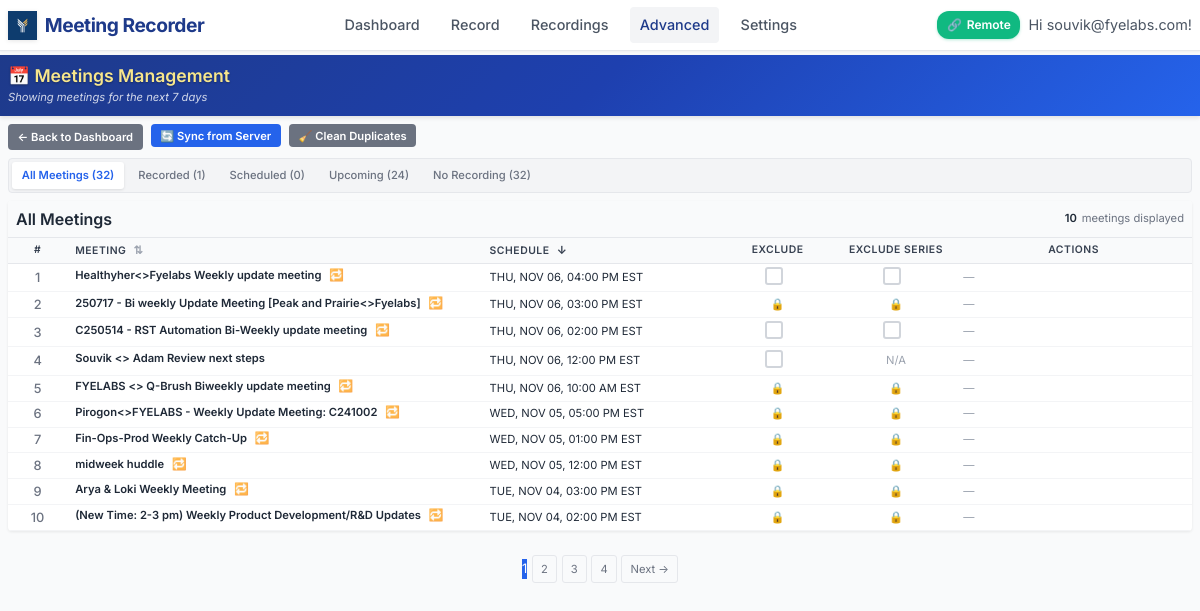
Screenshot of /admin/meetings (signed in) with the database file from the repository.
### models.py (models this page shows, shortened)
class User(UserMixin, db.Model):
    id = db.Column(db.Integer, primary_key=True)
    username = db.Column(db.String(80), unique=True, nullable=False)
    email = db.Column(db.String(120), unique=True, nullable=False)
    password_hash = db.Column(db.String(128))
    created_at = db.Column(db.DateTime, default=datetime.utcnow)
    is_active = db.Column(db.Boolean, default=True)
    default_monitor = db.Column(db.String(200))  # Default monitor for recordings
    auto_delete_days = db.Column(db.Integer, default=30)  # Auto-delete recordings after N days
    recordings = db.relationship('Recording', backref='user', lazy=True)
    meetings = db.relationship('Meeting', backref='user', lazy=True)

class Meeting(db.Model):
    id = db.Column(db.Integer, primary_key=True)
    calendar_event_id = db.Column(db.String(255))  # Original calendar event ID
    subject = db.Column(db.String(500), nullable=False)
    description = db.Column(db.Text)
    location = db.Column(db.String(500))
    web_link = db.Column(db.String(1000))  # Teams meeting link
    start_time = db.Column(db.DateTime, nullable=False)
    end_time = db.Column(db.DateTime, nullable=False)
    duration_minutes = db.Column(db.Integer)
    is_all_day = db.Column(db.Boolean, default=False)
    organizer = db.Column(db.String(255))
    required_attendees = db.Column(db.Text)  # JSON list of email addresses
    optional_attendees = db.Column(db.Text)  # JSON list of email addresses
    attendee_count = db.Column(db.Integer, default=0)
    meeting_type = db.Column(db.String(50), default='teams')  # teams, phone, in-person, other
    is_teams_meeting = db.Column(db.Boolean, default=False)
    is_recurring = db.Column(db.Boolean, default=False)
    recording_status = db.Column(db.String(50), default='none')  # none, scheduled, recorded_local, recorded_synced, excluded
    recording_id = db.Column(db.Integer, db.ForeignKey('recording.id'), nullable=True)  # One-to-one relationship
    recording = db.relationship('Recording', backref=db.backref('meeting', uselist=False), uselist=False)  # One meeting can have 0 or 1 recording
    discovered_at = db.Column(db.DateTime, default=datetime.utcnow)
    last_updated = db.Column(db.DateTime, default=datetime.utcnow, onupdate=datetime.utcnow)
    user_id = db.Column(db.Integer, db.ForeignKey('user.id'), nullable=False)
    is_excluded = db.Column(db.Boolean, default=False)  # User manually excluded from recording
    auto_record = db.Column(db.Boolean, default=True)  # Should this meeting be auto-recorded
    user_excluded = db.Column(db.Boolean, default=False)  # User manually excluded this specific meeting
    exclude_all_series = db.Column(db.Boolean, default=False)  # Exclude all meetings in this recurring series
    series_id = db.Column(db.String(255))  # Recurring series identifier for grouping related meetings

### app.py (the view)
@app.route('/admin/meetings')
@login_required
def admin_meetings():
    try:
        page = request.args.get('page', 1, type=int)
        per_page = 10
        filter_status = request.args.get('filter', 'all')
        sort_by = request.args.get('sort', 'date')  # 'date' or 'subject'
        sort_order = request.args.get('order', 'desc')  # 'asc' or 'desc'
        total_meetings = Meeting.query.count()
        recorded_meetings = Meeting.query.filter(Meeting.recording_status.in_(['recorded_synced', 'recorded_local'])).count()
        scheduled_meetings = Meeting.query.filter_by(recording_status='scheduled').count()
        upcoming_meetings = Meeting.query.filter(Meeting.start_time > datetime.utcnow()).count()
        no_recording_meetings = Meeting.query.filter(Meeting.recording_id.is_(None)).count()
        total_attendees = db.session.query(db.func.sum(Meeting.attendee_count)).scalar() or 0
        query = Meeting.query
        if filter_status == 'recorded':
            query = query.filter(Meeting.recording_status.in_(['recorded_synced', 'recorded_local']))
        elif filter_status == 'scheduled':
            query = query.filter_by(recording_status='scheduled')
        elif filter_status == 'upcoming':
            query = query.filter(Meeting.start_time > datetime.utcnow())
        elif filter_status == 'orphaned':
            query = query.filter(Meeting.recording_id.is_(None))
        if sort_by == 'subject':
            if sort_order == 'asc':
                query = query.order_by(Meeting.subject.asc())
            else:
                query = query.order_by(Meeting.subject.desc())
        else:  # Default to date sorting
            if sort_order == 'asc':
                query = query.order_by(Meeting.start_time.asc())
            else:
                query = query.order_by(Meeting.start_time.desc())
        meetings_paginated = query.paginate(
            page=page, per_page=per_page, error_out=False
        )
        stats = {
            'total_meetings': total_meetings,
            'recorded_meetings': recorded_meetings,
            'scheduled_meetings': scheduled_meetings,
            'upcoming_meetings': upcoming_meetings,
            'no_recording_meetings': no_recording_meetings,
            'total_attendees': total_attendees
        }
        active_recording_meeting = None
        if recording_state.get('active') and recording_state.get('meeting_id'):
            active_recording_meeting = Meeting.query.get(recording_state['meeting_id'])
        return render_template('admin/meetings.html',
                             meetings=meetings_paginated.items,
                             pagination=meetings_paginated,
                             stats=stats,
                             filter_status=filter_status,
                             active_recording_meeting=active_recording_meeting,
                             sort_by=sort_by,
                             sort_order=sort_order)
    except Exception as e:
        logger.error(f"❌ Admin meetings error: {str(e)}")
        flash(f"Error loading meetings: {str(e)}", "error")
        return redirect(url_for('admin_dashboard'))

### app.py (called while the page is built)
@app.template_filter('format_eastern_local')
def format_eastern_local_filter(local_dt, format_str='%a, %b %d, %I:%M %p EST'):
    if local_dt:
        formatted = local_dt.strftime(format_str).upper()
        return formatted
    return 'N/A'

@app.context_processor
def utility_processor():
    active_recording = None
    if current_user.is_authenticated:
        from dual_stream import DualModeStreamer
        global recording_state
        if recording_state.get('active', False):
            recent_recording = Recording.query.filter_by(user_id=current_user.id).order_by(Recording.created_at.desc()).first()
            if recent_recording and recent_recording.status != 'completed':
                active_recording = recent_recording
    return dict(
        format_file_size=format_file_size,
        format_duration=format_duration,
        active_recording=active_recording,
        is_remote_recording_enabled=is_remote_recording_enabled
    )

@login_manager.user_loader
def load_user(user_id):
    return db.session.get(User, int(user_id))  # Fix SQLAlchemy deprecation

### templates/admin/meetings.html (shortened to what this page needs)
{% extends "base.html" %}
{% block content %}
<div class="admin-header">
    <div class="admin-header-content">
        <h1 class="admin-title">📅 Meetings Management</h1>
        <p class="admin-subtitle">Showing meetings for the next 7 days</p>
    </div>
</div>
<div class="action-buttons">
    <a href="{{ url_for('admin_dashboard') }}" class="btn btn-secondary">← Back to Dashboard</a>
    <form method="POST" action="{{ url_for('admin_sync_calendar') }}" style="display: inline;">
        <button type="submit" class="btn btn-primary">🔄 Sync from Server</button>
    </form>
    <form method="POST" action="{{ url_for('admin_cleanup_duplicates') }}" style="display: inline;" onsubmit="return confirm('This will remove duplicate meetings from the database. Continue?')">
        <button type="submit" class="btn btn-secondary">🧹 Clean Duplicates</button>
    </form>
</div>
<div class="filter-tabs">
    <a href="{{ url_for('admin_meetings', sort=sort_by, order=sort_order) }}" class="filter-tab {{ 'active' if filter_status == 'all' else '' }}">
        All Meetings ({{ stats.total_meetings }})
    </a>
    <a href="{{ url_for('admin_meetings', filter='recorded', sort=sort_by, order=sort_order) }}" class="filter-tab {{ 'active' if filter_status == 'recorded' else '' }}">
        Recorded ({{ stats.recorded_meetings }})
    </a>
    <a href="{{ url_for('admin_meetings', filter='scheduled', sort=sort_by, order=sort_order) }}" class="filter-tab {{ 'active' if filter_status == 'scheduled' else '' }}">
        Scheduled ({{ stats.scheduled_meetings }})
    </a>
    <a href="{{ url_for('admin_meetings', filter='upcoming', sort=sort_by, order=sort_order) }}" class="filter-tab {{ 'active' if filter_status == 'upcoming' else '' }}">
        Upcoming ({{ stats.upcoming_meetings }})
    </a>
    <a href="{{ url_for('admin_meetings', filter='orphaned', sort=sort_by, order=sort_order) }}" class="filter-tab {{ 'active' if filter_status == 'orphaned' else '' }}">
        No Recording ({{ stats.no_recording_meetings }})
    </a>
</div>
<div class="meetings-container" id="list-view">
    <div class="meetings-header">
        <h2 style="margin: 0; font-size: 1rem; color: #1f2937;">
            {% if filter_status == 'all' %}All Meetings
            {% elif filter_status == 'recorded' %}Recorded Meetings
            {% elif filter_status == 'scheduled' %}Scheduled Meetings
            {% elif filter_status == 'upcoming' %}Upcoming Meetings
            {% elif filter_status == 'orphaned' %}Meetings Without Recordings
            {% endif %}
        </h2>
        <div class="meetings-stats">
            <div class="stat-item">
                <span class="stat-number">{{ meetings|length }}</span>
                <span>meetings displayed</span>
            </div>
        </div>
    </div>
    {% if meetings %}
    <table class="meetings-table">
        <thead>
            <tr>
                <th>#</th>
                <th class="sortable" onclick="sortTable('subject')">
                    Meeting <span class="sort-arrow" id="sort-arrow-subject">⇅</span>
                </th>
                <th class="sortable" onclick="sortTable('date')">
                    Schedule <span class="sort-arrow" id="sort-arrow-date">⇅</span>
                </th>
                <th>Exclude</th>
                <th>Exclude Series</th>
                <th>Actions</th>
            </tr>
        </thead>
        <tbody>
            {% for meeting in meetings %}
            <tr data-meeting-subject="{{ meeting.subject }}" data-meeting-date="{{ meeting.start_time.isoformat() }}">
                <td>
                    {{ loop.index }}
                </td>
                <td>
                    <a href="{{ url_for('admin_meeting_detail', meeting_id=meeting.id) }}" class="meeting-title">
                        {{ meeting.subject }}
                        {% if meeting.is_recurring %}
                        <span class="recurring-badge" title="Recurring Meeting">🔁</span>
                        {% endif %}
                    </a>
                </td>
                <td>
                    <div style="color: #1f2937;">
                        {{ meeting.start_time | format_eastern_local }}
                    </div>
                </td>
                <td>
                    {% if meeting.organizer and current_user.email and meeting.organizer.lower() == current_user.email.lower() %}
                    <label class="checkbox-container" title="Exclude this specific meeting from recording (Only organizer can exclude)">
                        <span class="checkmark"></span>
                    </label>
                    {% else %}
                    <span style="color: #9ca3af; font-size: 0.7rem;" title="Only the meeting organizer can exclude meetings">🔒</span>
                    {% endif %}
                </td>
                <td>
                    {% if meeting.is_recurring %}
                        {% if meeting.organizer and current_user.email and meeting.organizer.lower() == current_user.email.lower() %}
                        <label class="checkbox-container" title="Exclude all meetings in this recurring series (Only organizer can exclude)">
                            <span class="checkmark"></span>
                        </label>
                        {% else %}
                        <span style="color: #9ca3af; font-size: 0.7rem;" title="Only the meeting organizer can exclude series">🔒</span>
                        {% endif %}
                    {% else %}
                    <span style="color: #9ca3af;">N/A</span>
                    {% endif %}
                </td>
                <td>
                    <div class="action-buttons-group">
                        {% if meeting.recording_status == 'recording' %}
                        <div class="inline-recording-indicator">
                            <span class="inline-recording-pulse"></span>
                            <span class="inline-recording-text">RECORDING</span>
                        </div>
                        {% elif meeting.recording %}
                        <span style="color: #10b981; font-size: 0.7rem; font-weight: 600;">✓ Recorded</span>
                        {% else %}
                        <span style="color: #9ca3af; font-size: 0.7rem;">—</span>
                        {% endif %}
                    </div>
                </td>
            </tr>
            {% endfor %}
        </tbody>
    </table>
    {% endif %}
</div>
{% if pagination %}
<div class="pagination">
    {% for page_num in pagination.iter_pages() %}
        {% if page_num %}
            {% if page_num != pagination.page %}
                <a href="{{ url_for('admin_meetings', page=page_num, filter=filter_status, sort=sort_by, order=sort_order) }}">{{ page_num }}</a>
            {% else %}
                <span class="current">{{ page_num }}</span>
            {% endif %}
        {% else %}
            <span>…</span>
        {% endif %}
    {% endfor %}
    {% if pagination.has_next %}
        <a href="{{ url_for('admin_meetings', page=pagination.next_num, filter=filter_status, sort=sort_by, order=sort_order) }}">Next →</a>
    {% endif %}
</div>
{% endif %}
{% endblock %}

### templates/base.html (shortened to what this page needs)
<!DOCTYPE html>
<html lang="en">
<head>
</head>
<body>
    <header class="header">
        <div class="header-content">
            <a href="{{ url_for('dashboard') }}" class="logo">
                <img src="{{ url_for('static', filename='image.png') }}" alt="FYE Labs" class="logo-image">
                <span class="logo-text">Meeting Recorder</span>
            </a>
            <nav class="nav-menu">
                <a href="{{ url_for('dashboard') }}" class="nav-link {% if request.endpoint == 'dashboard' %}active{% endif %}">Dashboard</a>
                <a href="{{ url_for('record') }}" class="nav-link {% if request.endpoint == 'record' %}active{% endif %}">Record</a>
                <a href="{{ url_for('recordings') }}" class="nav-link {% if request.endpoint == 'recordings' %}active{% endif %}">Recordings</a>
                <a href="{{ url_for('admin_dashboard') }}" class="nav-link {% if request.endpoint.startswith('admin_') %}active{% endif %}">Advanced</a>
                <a href="{{ url_for('settings') }}" class="nav-link {% if request.endpoint == 'settings' %}active{% endif %}">Settings</a>
            </nav>
            <div class="user-menu">
                <div class="remote-status-indicator" id="remoteStatusIndicator">
                    <span id="remoteStatusIcon">🔗</span>
                    <span id="remoteStatusText">Remote</span>
                </div>
                <span class="user-info">Hi {{ current_user.username }}!</span>
            </div>
        </div>
    </header>
    <main class="container">
        {% block content %}{% endblock %}
    </main>
</body>
</html>

### rows the page displays
User: username "souvik@fyelabs.com"
Meeting: subject "Healthyher<>Fyelabs Weekly update meeting", start_time "THU, NOV 06, 04:00 PM EST"
Meeting: subject "250717 - Bi weekly Update Meeting [Peak and Prairie<>Fyelabs]", start_time "THU, NOV 06, 03:00 PM EST"
Meeting: subject "C250514 - RST Automation Bi-Weekly update meeting", start_time "THU, NOV 06, 02:00 PM EST"
Meeting: subject "Souvik <> Adam Review next steps", start_time "THU, NOV 06, 12:00 PM EST", is_recurring "N/A"
Meeting: subject "FYELABS <> Q-Brush Biweekly update meeting", start_time "THU, NOV 06, 10:00 AM EST"
Meeting: subject "Pirogon<>FYELABS - Weekly Update Meeting: C241002", start_time "WED, NOV 05, 05:00 PM EST"
Meeting: subject "Fin-Ops-Prod Weekly Catch-Up", start_time "WED, NOV 05, 01:00 PM EST"
Meeting: subject "midweek huddle", start_time "WED, NOV 05, 12:00 PM EST"
Meeting: subject "Arya & Loki Weekly Meeting", start_time "TUE, NOV 04, 03:00 PM EST"
Meeting: subject "(New Time: 2-3 pm) Weekly Product Development/R&D Updates", start_time "TUE, NOV 04, 02:00 PM EST"

### other values shown
{{ stats.total_meetings }} "32"
{{ stats.recorded_meetings }} "1"
{{ stats.scheduled_meetings }} "0"
{{ stats.upcoming_meetings }} "24"
{{ stats.no_recording_meetings }} "32"
{{ meetings|length }} "10"
{{ page_num }} "1"
{{ page_num }} "2" "3" "4"
